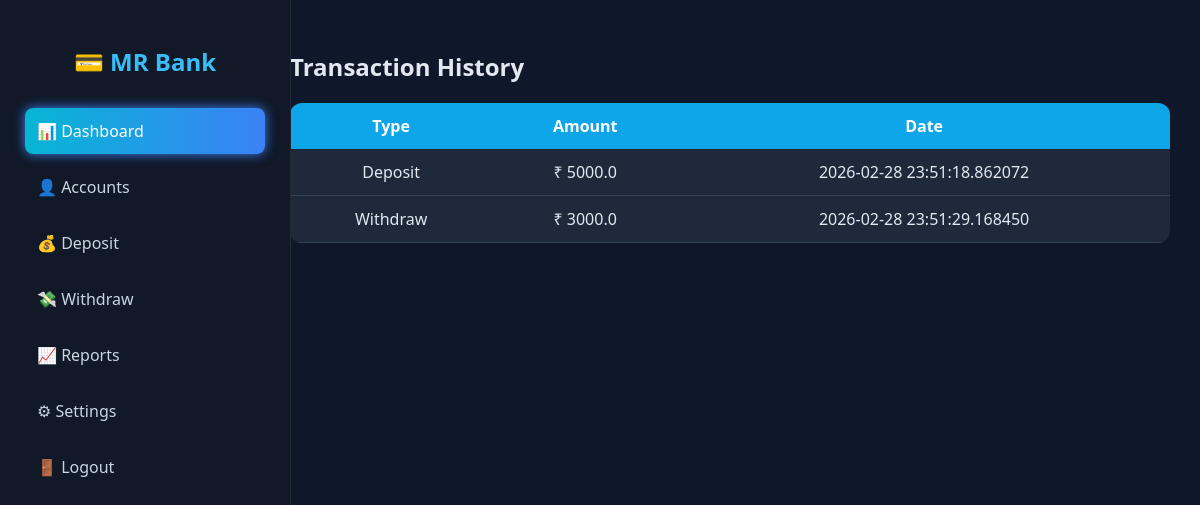
The page /transactions/4 on the database its author committed.
### tables this page shows
CREATE TABLE transactions(
        id INTEGER PRIMARY KEY AUTOINCREMENT,
        account_id INTEGER,
        type TEXT,
        amount REAL,
        date TEXT
    );

### app.py (the view)
@app.route("/transactions/<int:id>")
def transactions(id):
    conn = get_db()
    data = conn.execute("SELECT * FROM transactions WHERE account_id=?",(id,)).fetchall()
    conn.close()
    return render_template("transactions.html", data=data)

### app.py (called while the page is built)
def get_db():
    conn = sqlite3.connect("bank.db", timeout=10)
    conn.row_factory = sqlite3.Row
    return conn

### templates/transactions.html
{% extends "base.html" %}
{% block content %}
<h2>Transaction History</h2>
<table>
<tr>
<th>Type</th>
<th>Amount</th>
<th>Date</th>
</tr>
{% for t in data %}
<tr>
<td>{{ t.type }}</td>
<td>₹ {{ t.amount }}</td>
<td>{{ t.date }}</td>
</tr>
{% endfor %}
</table>
{% endblock %}

### static/style.css (style rules this page uses)
body { margin: 0; font-family: 'Segoe UI', sans-serif; background: #0f172a; color: #e2e8f0; }
table { width: 100%; border-collapse: collapse; background: #1e293b; border-radius: 12px; overflow: hidden; }
th { background: #0ea5e9; color: white; padding: 12px; }
td { padding: 12px; text-align: center; border-bottom: 1px solid #334155; }

### rows shown on the page
transactions: type "Deposit", amount "5000.0", date "2026-02-28 23:51:18.862072"
transactions: type "Withdraw", amount "3000.0", date "2026-02-28 23:51:29.168450"
